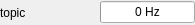
<?xml version="1.0" encoding="UTF-8"?>
<ui version="4.0">
 <class>Form</class>
 <widget class="QWidget" name="Form">
  <property name="geometry">
   <rect>
    <x>0</x>
    <y>0</y>
    <width>195</width>
    <height>25</height>
   </rect>
  </property>
  <property name="windowTitle">
   <string>Form</string>
  </property>
  <layout class="QHBoxLayout" name="horizontalLayout">
   <property name="spacing">
    <number>0</number>
   </property>
   <property name="leftMargin">
    <number>0</number>
   </property>
   <property name="topMargin">
    <number>0</number>
   </property>
   <property name="rightMargin">
    <number>0</number>
   </property>
   <property name="bottomMargin">
    <number>0</number>
   </property>
   <item>
    <widget class="QLabel" name="topic">
     <property name="minimumSize">
      <size>
       <width>100</width>
       <height>0</height>
      </size>
     </property>
     <property name="text">
      <string>topic</string>
     </property>
    </widget>
   </item>
   <item>
    <widget class="QProgressBar" name="freq">
     <property name="maximumSize">
      <size>
       <width>200</width>
       <height>16777215</height>
      </size>
     </property>
     <property name="value">
      <number>0</number>
     </property>
     <property name="format">
      <string>%v Hz</string>
     </property>
    </widget>
   </item>
  </layout>
 </widget>
 <resources/>
 <connections/>
</ui>
